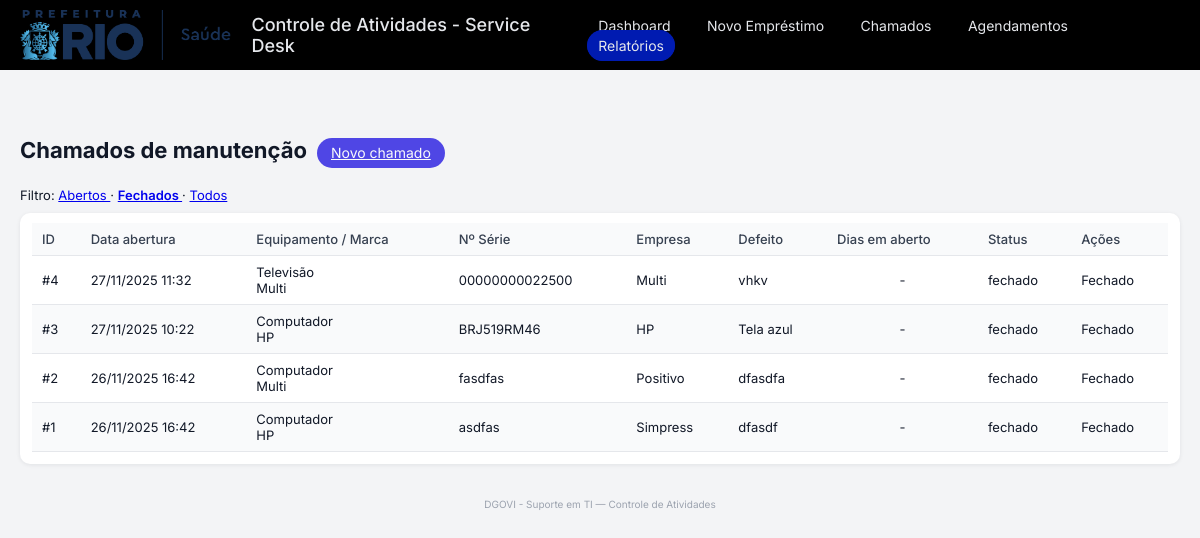
The page /chamados?status=fechado on the database its author committed.
### tables this page shows
CREATE TABLE tickets (
            id INTEGER PRIMARY KEY AUTOINCREMENT,
            data_abertura TEXT NOT NULL,
            data_encerramento TEXT,
            status TEXT NOT NULL, -- 'aberto' ou 'fechado'

            tipo_equipamento TEXT,
            empresa TEXT,
            marca TEXT,
            modelo TEXT,
            numero_serie TEXT,
            defeito TEXT,

            endereco TEXT,
            cep TEXT,
            telefone TEXT,
            contatos TEXT,
            email TEXT,

            observacoes TEXT
        );

### app.py (the view)
@app.route("/chamados")
def lista_chamados():
    status = request.args.get("status", "aberto")  # padrão: abertos
    conn = get_connection()
    cur = conn.cursor()
    if status == "todos":
        cur.execute("SELECT * FROM tickets ORDER BY data_abertura DESC")
    else:
        cur.execute(
            "SELECT * FROM tickets WHERE status = ? ORDER BY data_abertura DESC",
            (status,),
        )
    rows = cur.fetchall()
    conn.close()
    hoje = date.today()
    chamados = []
    for r in rows:
        d = dict(r)
        dt_ab = datetime.strptime(d["data_abertura"], "%Y-%m-%d %H:%M:%S")
        d["data_abertura_br"] = dt_ab.strftime("%d/%m/%Y %H:%M")
        d["dias_aberto"] = (hoje - dt_ab.date()).days
        chamados.append(d)
    return render_template(
        "chamados.html",
        chamados=chamados,
        filtro_status=status,
    )

### app.py (called while the page is built)
def get_connection():
    conn = sqlite3.connect(APP_DB)
    conn.row_factory = sqlite3.Row
    return conn

### templates/chamados.html (shortened to what this page needs)
{% extends "base.html" %}
{% block content %}
<div class="section-header">
  <h2>Chamados de manutenção</h2>
  <div>
    <a href="{{ url_for('novo_chamado') }}" class="btn-primary">Novo chamado</a>
  </div>
</div>
<div style="margin-bottom: 10px; font-size: 13px;">
  Filtro:
  <a href="{{ url_for('lista_chamados', status='aberto') }}"
     {% if filtro_status == 'aberto' %}style="font-weight:600;"{% endif %}>
    Abertos
  </a> ·
  <a href="{{ url_for('lista_chamados', status='fechado') }}"
     {% if filtro_status == 'fechado' %}style="font-weight:600;"{% endif %}>
    Fechados
  </a> ·
  <a href="{{ url_for('lista_chamados', status='todos') }}"
     {% if filtro_status == 'todos' %}style="font-weight:600;"{% endif %}>
    Todos
  </a>
</div>
<div class="table-card">
  <div class="table-wrapper">
    <table>
      <thead>
        <tr>
          <th>ID</th>
          <th>Data abertura</th>
          <th>Equipamento / Marca</th>
          <th>Nº Série</th>
          <th>Empresa</th>
          <th>Defeito</th>
          <th>Dias em aberto</th>
          <th>Status</th>
          <th>Ações</th>
        </tr>
      </thead>
      <tbody>
        {% for c in chamados %}
          <tr>
            <td>#{{ c.id }}</td>
            <td>{{ c.data_abertura_br }}</td>
            <td>
              {{ c.tipo_equipamento or '-' }}
              {% if c.marca %}
                <br><span class="tv-sub">{{ c.marca }}</span>
              {% endif %}
            </td>
            <td>{{ c.numero_serie or '-' }}</td>
            <td>{{ c.empresa or '-' }}</td>
            <td style="max-width: 260px;">{{ c.defeito or '-' }}</td>
            <td style="text-align:center;">
              {% if c.status == 'aberto' %}
                {{ c.dias_aberto }} dia{% if c.dias_aberto != 1 %}s{% endif %}
              {% else %}
                -
              {% endif %}
            </td>
            <td>{{ c.status }}</td>
            <td>
              {% if c.status == 'aberto' %}
                <form method="post"
                      action="{{ url_for('fechar_chamado', ticket_id=c.id) }}"
                      onsubmit="return confirm('Encerrar este chamado?');">
                  <button type="submit" class="btn-small btn-danger">Fechar</button>
                </form>
              {% else %}
                <span class="tv-sub">Fechado</span>
              {% endif %}
            </td>
          </tr>
        {% endfor %}
      </tbody>
    </table>
  </div>
</div>
{% endblock %}

### static/style.css (style rules this page uses)
* { box-sizing: border-box; }
body { font-family: "Inter", system-ui, -apple-system, BlinkMacSystemFont, "Segoe UI", sans-serif; margin: 0; background: #f3f4f6; color: #111827; }
h2 { margin-top: 0; margin-bottom: 16px; font-size: 22px; }
.section-header { margin-top: 32px; margin-bottom: 8px; display: flex; align-items: baseline; gap: 10px; }
.btn-primary { margin-top: 16px; padding: 8px 14px; font-size: 14px; cursor: pointer; background: #4f46e5; color: #f9fafb; border-radius: 999px; border: none; }
.table-card { background: #ffffff; padding: 10px 12px 12px; border-radius: 10px; box-shadow: 0 1px 4px rgba(15, 23, 42, 0.08); }
.table-wrapper { width: 100%; overflow-x: auto; }
table { width: 100%; border-collapse: collapse; font-size: 13px; }
th, td { padding: 8px 10px; border-bottom: 1px solid #e5e7eb; }
th { background: #f9fafb; text-align: left; font-weight: 500; color: #374151; }
tbody tr:nth-child(even) { background: #f9fafb; }
.btn-primary, .btn-secondary, .btn-small { display: inline-flex; align-items: center; justify-content: center; line-height: 1; }

### rows shown on the page
tickets: id "4", data_abertura_br "27/11/2025 11:32", tipo_equipamento "Televisão", marca "Multi", numero_serie "00000000022500", empresa "Multi", defeito "vhkv", status "fechado", shows "Fechado"
tickets: id "3", data_abertura_br "27/11/2025 10:22", tipo_equipamento "Computador", marca "HP", numero_serie "BRJ519RM46", empresa "HP", defeito "Tela azul", status "fechado", shows "Fechado"
tickets: id "2", data_abertura_br "26/11/2025 16:42", tipo_equipamento "Computador", marca "Multi", numero_serie "fasdfas", empresa "Positivo", defeito "dfasdfa", status "fechado", shows "Fechado"
tickets: id "1", data_abertura_br "26/11/2025 16:42", tipo_equipamento "Computador", marca "HP", numero_serie "asdfas", empresa "Simpress", defeito "dfasdf", status "fechado", shows "Fechado"
